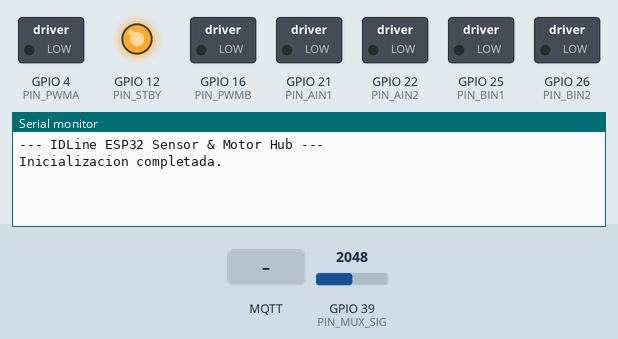
The program below on a simulated ESP32. Shown: switched loads named in the program (green lamp = pin HIGH), output pins drawn as LEDs (lit = HIGH), the last lines printed to the serial monitor. The test bench sets the inputs (shaded band); at power-on: GPIO 39 (PIN_MUX_SIG) = 2048. No MQTT or app messages arrive unless stated; pins used as bus, display or sensor lines are not drawn.

Above: at 1.7 s.
1.8 s: MQTT message "set_motores" arrives on the first subscribed topic
At 4.2 s:
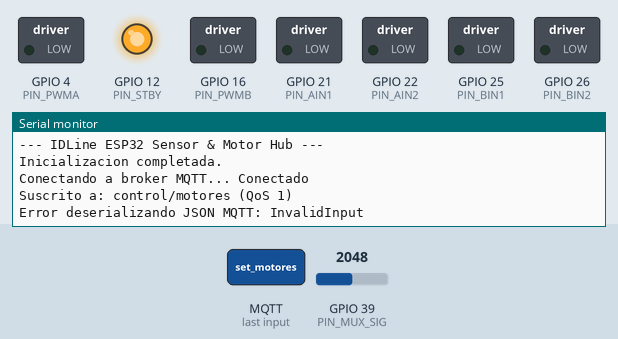
4.5 s: MQTT message "1" arrives on the first subscribed topic
At 4.9 s:
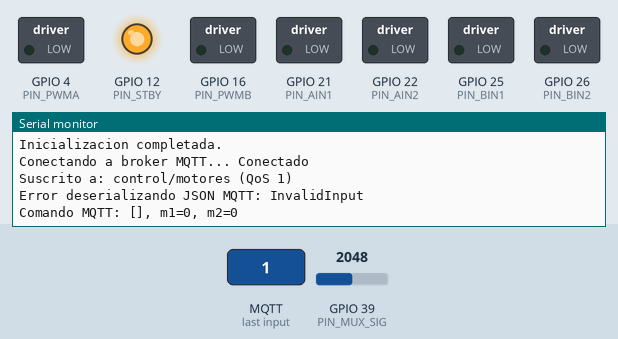

The program:

main.cpp
```cpp
#include <Arduino.h>
#include "mux.h"
#include "sensor.h"
#include "motor.h"
#include "telemetria.h"

const uint8_t PIN_MUX_S0  = 27;
const uint8_t PIN_MUX_S1  = 14;
const uint8_t PIN_MUX_S2  = 13;
const uint8_t PIN_MUX_S3  = 15;
const uint8_t PIN_MUX_SIG = 39;

const uint8_t PIN_STBY = 12;
const uint8_t PIN_AIN1 = 21;
const uint8_t PIN_AIN2 = 22;
const uint8_t PIN_PWMA = 4;
const uint8_t PIN_BIN1 = 25;
const uint8_t PIN_BIN2 = 26;
const uint8_t PIN_PWMB = 16;

const char* WIFI_SSID   = "ANDRES-LOPEZ";
const char* WIFI_PASS   = "Gallego162783";
const char* MQTT_BROKER = "192.168.1.40";
const int   MQTT_PORT   = 1883;

Multiplexor   mux(PIN_MUX_S0, PIN_MUX_S1, PIN_MUX_S2, PIN_MUX_S3, PIN_MUX_SIG);
BarraSensores barra(mux);
Motor         motor(PIN_STBY, PIN_AIN1, PIN_AIN2, PIN_PWMA, PIN_BIN1, PIN_BIN2, PIN_PWMB);
Telemetria    telemetria(WIFI_SSID, WIFI_PASS, MQTT_BROKER, MQTT_PORT);

unsigned long previousMillis = 0;
const unsigned long intervalLectura = 200;

void manejarComandoMotor(const char* cmd, int m1, int m2) {
    Serial.printf("Comando MQTT: [%s], m1=%d, m2=%d\n", cmd, m1, m2);

    if (strcmp(cmd, "set_motores") == 0) {
        motor.setMotores(m1, m2);
        telemetria.publicarEstadoMotores(motor.getVelocidadM1(), motor.getVelocidadM2(), "OK");
    } else if (strcmp(cmd, "stop") == 0) {
        motor.frenar();
        telemetria.publicarEstadoMotores(0, 0, "STOPPED");
    } else if (strcmp(cmd, "test") == 0) {
        telemetria.publicarEstadoMotores(0, 0, "TESTING");
        motor.ejecutarPrueba();
        telemetria.publicarEstadoMotores(0, 0, "TEST_COMPLETED");
    } else {
        telemetria.publicarEstadoMotores(motor.getVelocidadM1(), motor.getVelocidadM2(), "UNKNOWN_CMD");
    }
}

void setup() {
    Serial.begin(115200);
    delay(500);
    Serial.println("\n--- IDLine ESP32 Sensor & Motor Hub ---");

    mux.begin();
    barra.begin();
    motor.begin();

    telemetria.setMotorCallback(manejarComandoMotor);
    telemetria.begin();
    Serial.println("Inicializacion completada.");
}

void loop() {
    unsigned long currentMillis = millis();
    telemetria.mantenerConexion(currentMillis);

    if (currentMillis - previousMillis >= intervalLectura) {
        previousMillis = currentMillis;

        int lecturas[8];
        barra.leerBarra(lecturas);

        int errorGeneral = 0;
        for (int i = 0; i < 8; i++) {
            int err = barra.verificarError(lecturas[i]);
            if (err != 0) {
                errorGeneral = err;
            }
        }

        telemetria.publicarSensores(lecturas, errorGeneral);
    }
}
```

Measured:
- after the input at 1.8 s, the serial monitor: prints a new line after 1.3 s (image 1)
- after the input at 4.5 s, the serial monitor: prints a new line at once (image 2)
